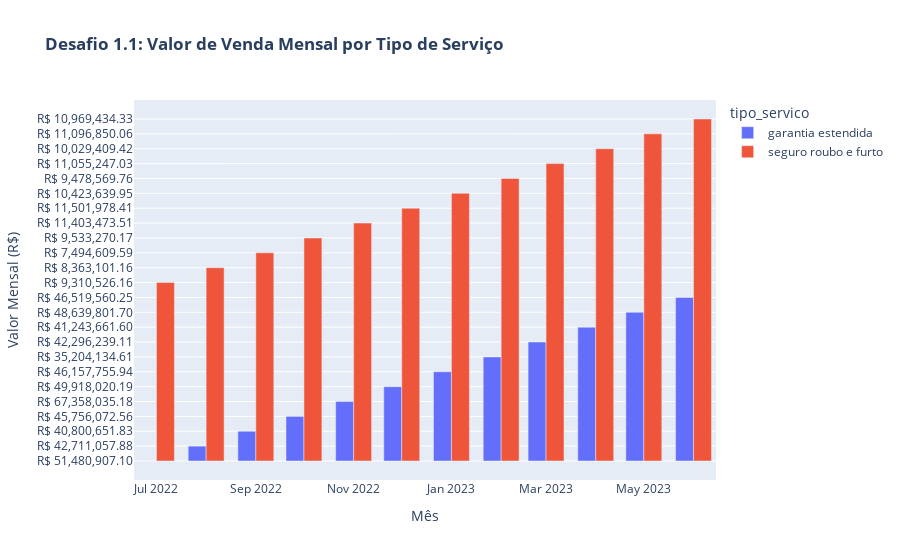

This figure's notebook cell:
### Markdown cell above
### Desafio 1.1 - Valor de Venda Mensal por Tipo de Serviço

Este gráfico apresenta os valores mensais de venda segmentados por tipo de serviço: **garantia estendida** e **seguro roubo e furto**.  
Os dados foram extraídos do arquivo `solucao1.1.csv` e representam as vendas mensais ao longo do tempo.

### Code cell
import pandas as pd
import plotly.express as px

df = pd.read_csv("C:/Users/rafae/Desktop/luizalabs/dados/Output/solucao1.1.csv/part-00000-b899fb4a-5ebd-4fe4-8ecc-a602751999fd-c000.csv", sep=';', decimal=',', thousands='.')

df['ano_mes'] = pd.to_datetime(df['mes'], format='%Y-%m')

fig = px.bar(df, x='ano_mes', y='valor_venda_mensal', color='tipo_servico',
             title='<b>Desafio 1.1: Valor de Venda Mensal por Tipo de Serviço</b>', barmode='group')
fig.update_layout(xaxis_title='Mês', yaxis_title='Valor Mensal (R$)', yaxis_tickprefix='R$ ')
fig.show()

### Figure 1 — Plotly figure (JSON) as saved in the notebook; plotly's stock layout.template omitted (floating-point values rounded to 4 significant figures)
{"data": [{"alignmentgroup": "True", "hovertemplate": "tipo_servico=garantia estendida<br>ano_mes=%{x}<br>valor_venda_mensal=%{y}<extra></extra>", "legendgroup": "garantia estendida", "marker": {"color": "#636efa", "pattern": {"shape": ""}}, "name": "garantia estendida", "offsetgroup": "garantia estendida", "orientation": "v", "showlegend": true, "textposition": "auto", "type": "bar", "x": ["2022-07-01T00:00:00", "2022-08-01T00:00:00", "2022-09-01T00:00:00", "2022-10-01T00:00:00", "2022-11-01T00:00:00", "2022-12-01T00:00:00", "2023-01-01T00:00:00", "2023-02-01T00:00:00", "2023-03-01T00:00:00", "2023-04-01T00:00:00", "2023-05-01T00:00:00", "2023-06-01T00:00:00"], "xaxis": "x", "y": ["51,480,907.10", "42,711,057.88", "40,800,651.83", "45,756,072.56", "67,358,035.18", "49,918,020.19", "46,157,755.94", "35,204,134.61", "42,296,239.11", "41,243,661.60", "48,639,801.70", "46,519,560.25"], "yaxis": "y"}, {"alignmentgroup": "True", "hovertemplate": "tipo_servico=seguro roubo e furto<br>ano_mes=%{x}<br>valor_venda_mensal=%{y}<extra></extra>", "legendgroup": "seguro roubo e furto", "marker": {"color": "#EF553B", "pattern": {"shape": ""}}, "name": "seguro roubo e furto", "offsetgroup": "seguro roubo e furto", "orientation": "v", "showlegend": true, "textposition": "auto", "type": "bar", "x": ["2022-07-01T00:00:00", "2022-08-01T00:00:00", "2022-09-01T00:00:00", "2022-10-01T00:00:00", "2022-11-01T00:00:00", "2022-12-01T00:00:00", "2023-01-01T00:00:00", "2023-02-01T00:00:00", "2023-03-01T00:00:00", "2023-04-01T00:00:00", "2023-05-01T00:00:00", "2023-06-01T00:00:00"], "xaxis": "x", "y": ["9,310,526.16", "8,363,101.16", "7,494,609.59", "9,533,270.17", "11,403,473.51", "11,501,978.41", "10,423,639.95", "9,478,569.76", "11,055,247.03", "10,029,409.42", "11,096,850.06", "10,969,434.33"], "yaxis": "y"}], "layout": {"barmode": "group", "legend": {"title": {"text": "tipo_servico"}, "tracegroupgap": 0}, "title": {"text": "<b>Desafio 1.1: Valor de Venda Mensal por Tipo de Serviço</b>"}, "xaxis": {"anchor": "y", "domain": [0, 1], "title": {"text": "Mês"}}, "yaxis": {"anchor": "x", "domain": [0, 1], "tickprefix": "R$ ", "title": {"text": "Valor Mensal (R$)"}}}}
